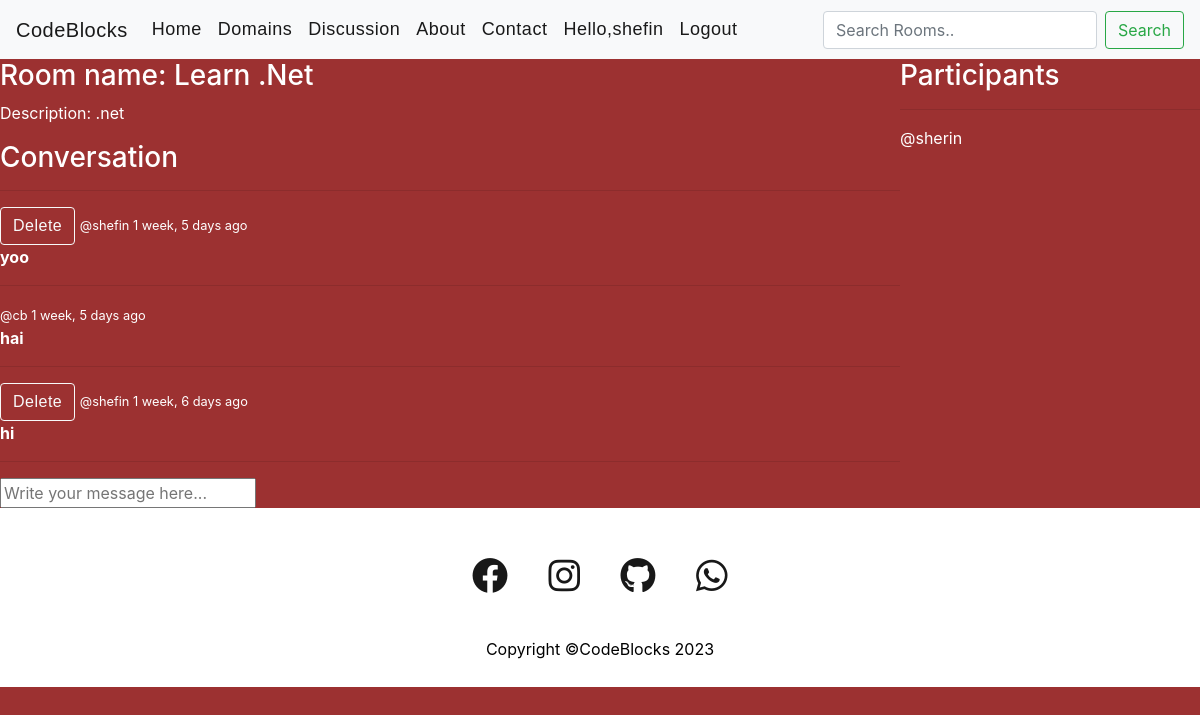
/room/6/ (signed in), run on the app's committed database.
### cbapp/models.py (models this page shows, shortened)
class Room(models.Model):
    host = models.ForeignKey(User,on_delete=models.SET_NULL,null=True)
    topic = models.ForeignKey(Topic,on_delete=models.SET_NULL,null=True)
    name = models.CharField(max_length=200)
    desc = models.TextField(null=True , blank=True)
    participants = models.ManyToManyField(User,related_name='participants', blank=True)
    updated = models.DateTimeField(auto_now=True)
    created = models.DateTimeField(auto_now_add=True)
    class Meta:
        ordering=['-updated' , '-created']

class Message(models.Model):
    user = models.ForeignKey(User, on_delete=models.CASCADE)
    room = models.ForeignKey(Room, on_delete=models.CASCADE)
    body = models.TextField()
    updated = models.DateTimeField(auto_now=True)
    created = models.DateTimeField(auto_now_add=True)
    class Meta:
        ordering=['-updated' , '-created']

### cbapp/views.py (the view, shortened to what this page needs)
# urls.py: path('room/<str:pk>/',views.room,name='room'),
@login_required(login_url='login')
def room(request,pk):
    room = Room.objects.get(id=pk)
    room_messages = room.message_set.all()
    participants = room.participants.all()
    context = {'room':room,'room_messages':room_messages,'participants':participants}
    return render(request,"cbapp/room.html",context)

### cbapp/templates/cbapp/room.html (shortened to what this page needs)
{% extends 'base.html' %}
{%  block content %}
<div class="room-container">
        <div>
            <h3>Room name: {{room.name}}</h3>
            <p>Description: {{room.desc}}</p>
            <div class="comment-wrapper">
                <h3>Conversation</h3>
                <hr>
            {% for message in room_messages %}
                <div>
                    {% if request.user == message.user %}
                    <a class="btn btn-outline-light" href="{% url 'delete-message' message.id %}">Delete</a>
                    {% endif %}
                    <small>@{{message.user}}  {{message.created | timesince}} ago</small>
                    <p><strong>{{message.body}}</strong></p>
                    <hr>
                </div>
                {% endfor %}
            </div>
            {% if user.is_authenticated %}
            <div class="comment-form">
                <form action="" method="post">
                    <input type="text" name="body" placeholder="Write your message here...">
                </form>
            </div>
            {% endif %}
    </div>
    <div>
        <h3>Participants</h3>
        <hr>
        {% for p in participants %}
        <div>
            <p>@{{p.username}}</p>
        </div>
        {% endfor %}
    </div>
</div>
{% endblock %}

### templates/navbar.html (shortened to what this page needs)
 <nav class="navbar navbar-expand-lg navbar-light bg-light">
    <a class="navbar-brand" href="{% url 'home' %}" class="logo">CodeBlocks</a>
    <div class="collapse navbar-collapse" id="navbarSupportedContent">
      <ul class="navbar-nav mr-auto">
        <li class="nav-item active">
          <a id="nav-link" class="nav-link" href="{% url 'home' %}">Home <span class="sr-only">(current)</span></a>
        </li>
        <li class="nav-item active">
          <a id="nav-link" class="nav-link" href="#domains">Domains <span class="sr-only">(current)</span></a>
        </li>
        <li class="nav-item active">
          <a id="nav-link" class="nav-link" href="#discussion">Discussion<span class="sr-only">(current)</span></a>
        </li>
        <li class="nav-item active">
          <a id="nav-link" class="nav-link" href="#about">About</a>
        </li>
        <li class="nav-item active">
          <a id="nav-link" class="nav-link" href="#contact">Contact</a>
        </li>
        {% if user.is_authenticated %}
        <li class="nav-item active ">
          <a id="nav-link" class="nav-link" href="">Hello,{{user.username}}</a>
        </li>
        <li class="nav-item active">
          <a id="nav-link" class="nav-link" href="{% url 'logout' %}">Logout</a>
        </li>
        {% endif %}
      </ul>
      <form  method="GET" action="{% url 'home' %}" class="form-inline my-2 my-lg-0">
         <input class="form-control mr-sm-2" type="search" name="q" placeholder="Search Rooms.." aria-label="Search">
        <button class="btn btn-outline-success my-2 my-sm-0" type="submit">Search</button>
      </form>
    </div>
  </nav>

### static/css/main.css (style rules this page uses)
#body-bg { background-color: rgb(156, 49, 49); color: white; }
a { position: relative; font-family:'Poppins',sans-serif; font-size: 18px; letter-spacing: 0.5px; }
#nav-link:after { content: ""; position: absolute; background-color: rgb(13, 13, 14); height: 3px; width: 100; left: 0; bottom: 5px; transition: 0.3s; }

### cbapp/templates/cbapp/room.html (style rules this page uses)
.room-container { display: grid; grid-template-columns: 3fr 1fr ; }

### data on the page
Room: name "Learn .Net", desc ".net"
Message: shows "Delete", user "shefin", created "1 week, 5 days", body "yoo"
Message: user "cb", created "1 week, 5 days", body "hai"
Message: shows "Delete", user "shefin", created "1 week, 6 days", body "hi"

### other printed values
{{ user.username }} "shefin"
{{ p.username }} "sherin"
